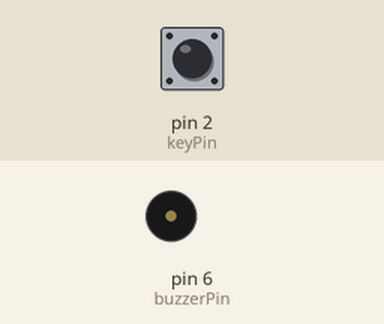
Bench run of a sketch on a simulated Arduino Uno, built with avr-gcc and run on an emulated ATmega328P. Parts: buzzer (waves = sounding). The test bench sets the inputs (shaded band); at power-on: pin 2 (keyPin) HIGH.

Above: at 1.2 s.
1.3 s: pin 2 (keyPin) pulled LOW for 0.15 s
At 2.9 s:
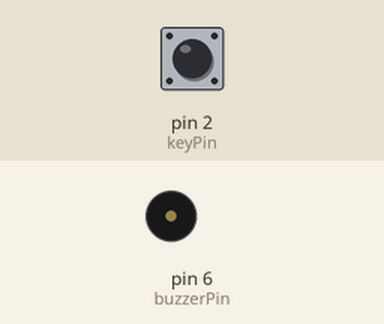
3.2 s: pin 2 (keyPin) pulled LOW for 3.2 s
At 4.6 s:
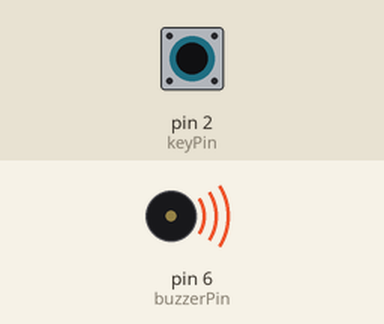
Timing chart, 0 to 8.0 s (numbered marks = the images above; inputs shaded):
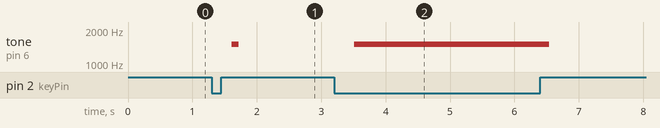

Measured:
- after the input at 1.3 s, tone on pin 6 (buzzerPin): silent → 1500 Hz after 0.31 s, → silent 0.11 s later
- after the input at 3.2 s, tone on pin 6 (buzzerPin): silent → 1500 Hz after 0.31 s, → silent 3.0 s later

The sketch:

Sketch_08.2_Passive_Buzzer.ino
```cpp
/*
  Passive_Buzzer

  modified 2021/7/1
  by http://www.freenove.com
*/

int buzzerPin = 6;    // the number of the buzzer pin
int keyPin = 2;       // the number of the key1 pin
float sinVal;         // Define a variable to save sine value
int toneVal;          // Define a variable to save sound frequency

void setup() {
  pinMode(buzzerPin, OUTPUT); // Set Buzzer pin to output mode
  pinMode(keyPin, INPUT);     // Set Key1 pin to input mode
}

void loop() {
  if (digitalRead(keyPin) == LOW) {
    for (int x = 0; x < 360; x++) {       // X from 0 degree->360 degree
      sinVal = sin(x * (PI / 180));       // Calculate the sine of x
      toneVal = 2000 + sinVal * 500;      // Calculate sound frequency according to the sine of x
      tone(buzzerPin, toneVal);           // Output sound frequency to buzzerPin
      delay(1);
    }
  }
  else
    noTone(buzzerPin);
}
```
